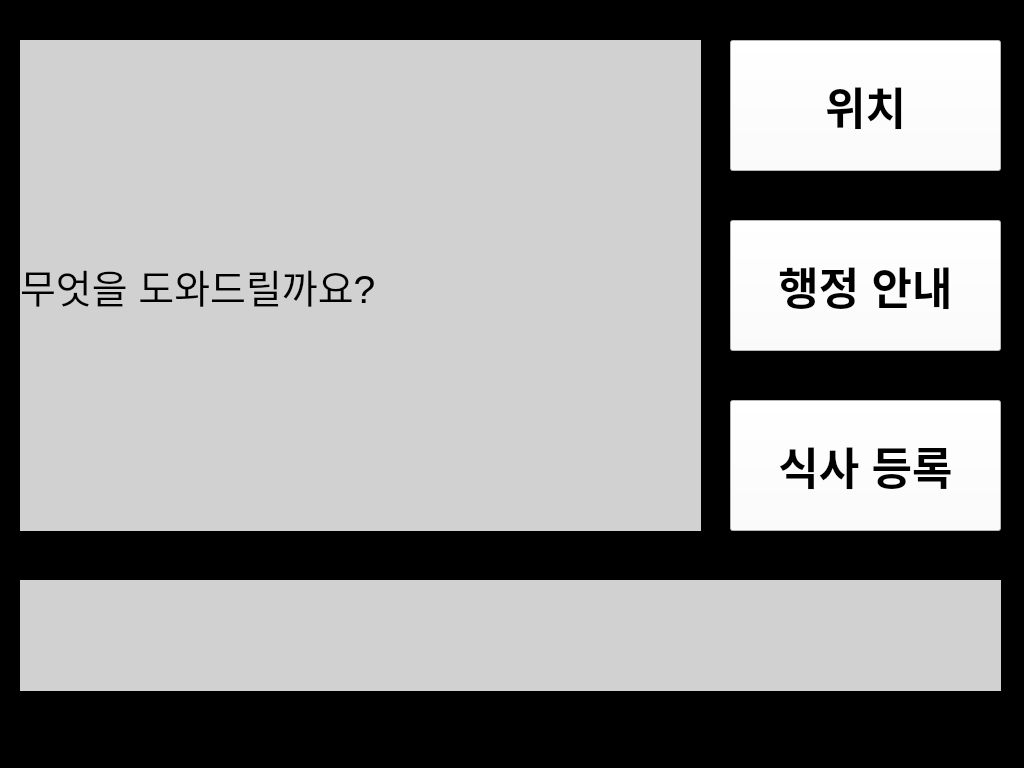
<?xml version="1.0" encoding="UTF-8"?>
<ui version="4.0">
 <class>MainWindow</class>
 <widget class="QMainWindow" name="MainWindow">
  <property name="geometry">
   <rect>
    <x>0</x>
    <y>0</y>
    <width>1024</width>
    <height>768</height>
   </rect>
  </property>
  <property name="font">
   <font>
    <pointsize>18</pointsize>
   </font>
  </property>
  <property name="windowTitle">
   <string>MainWindow</string>
  </property>
  <property name="styleSheet">
   <string notr="true">background-color: rgb(0, 0, 0);</string>
  </property>
  <widget class="QWidget" name="centralwidget">
   <widget class="QLabel" name="lblSpeechRec">
    <property name="geometry">
     <rect>
      <x>20</x>
      <y>40</y>
      <width>681</width>
      <height>491</height>
     </rect>
    </property>
    <property name="font">
     <font>
      <pointsize>29</pointsize>
     </font>
    </property>
    <property name="styleSheet">
     <string notr="true">background-color: rgb(209, 209, 209);</string>
    </property>
    <property name="frameShape">
     <enum>QFrame::NoFrame</enum>
    </property>
    <property name="frameShadow">
     <enum>QFrame::Plain</enum>
    </property>
    <property name="lineWidth">
     <number>3</number>
    </property>
    <property name="midLineWidth">
     <number>1</number>
    </property>
    <property name="text">
     <string>무엇을 도와드릴까요?</string>
    </property>
   </widget>
   <widget class="QLabel" name="lblResult">
    <property name="geometry">
     <rect>
      <x>20</x>
      <y>580</y>
      <width>981</width>
      <height>111</height>
     </rect>
    </property>
    <property name="font">
     <font>
      <pointsize>25</pointsize>
     </font>
    </property>
    <property name="styleSheet">
     <string notr="true">background-color: rgb(209, 209, 209);</string>
    </property>
    <property name="frameShape">
     <enum>QFrame::NoFrame</enum>
    </property>
    <property name="frameShadow">
     <enum>QFrame::Plain</enum>
    </property>
    <property name="lineWidth">
     <number>3</number>
    </property>
    <property name="midLineWidth">
     <number>1</number>
    </property>
    <property name="text">
     <string/>
    </property>
   </widget>
   <widget class="QPushButton" name="btnLocation">
    <property name="geometry">
     <rect>
      <x>730</x>
      <y>40</y>
      <width>271</width>
      <height>131</height>
     </rect>
    </property>
    <property name="font">
     <font>
      <pointsize>33</pointsize>
      <weight>75</weight>
      <italic>false</italic>
      <bold>true</bold>
      <underline>false</underline>
      <strikeout>false</strikeout>
     </font>
    </property>
    <property name="cursor">
     <cursorShape>PointingHandCursor</cursorShape>
    </property>
    <property name="autoFillBackground">
     <bool>false</bool>
    </property>
    <property name="styleSheet">
     <string notr="true">background-color: rgb(255, 255, 255);</string>
    </property>
    <property name="text">
     <string>위치</string>
    </property>
   </widget>
   <widget class="QPushButton" name="btnMeal">
    <property name="geometry">
     <rect>
      <x>730</x>
      <y>400</y>
      <width>271</width>
      <height>131</height>
     </rect>
    </property>
    <property name="font">
     <font>
      <pointsize>33</pointsize>
      <weight>75</weight>
      <italic>false</italic>
      <bold>true</bold>
      <underline>false</underline>
      <strikeout>false</strikeout>
     </font>
    </property>
    <property name="cursor">
     <cursorShape>PointingHandCursor</cursorShape>
    </property>
    <property name="autoFillBackground">
     <bool>false</bool>
    </property>
    <property name="styleSheet">
     <string notr="true">background-color: rgb(255, 255, 255);</string>
    </property>
    <property name="text">
     <string>식사 등록</string>
    </property>
   </widget>
   <widget class="QPushButton" name="btnService">
    <property name="geometry">
     <rect>
      <x>730</x>
      <y>220</y>
      <width>271</width>
      <height>131</height>
     </rect>
    </property>
    <property name="font">
     <font>
      <pointsize>33</pointsize>
      <weight>75</weight>
      <italic>false</italic>
      <bold>true</bold>
      <underline>false</underline>
      <strikeout>false</strikeout>
     </font>
    </property>
    <property name="cursor">
     <cursorShape>PointingHandCursor</cursorShape>
    </property>
    <property name="autoFillBackground">
     <bool>false</bool>
    </property>
    <property name="styleSheet">
     <string notr="true">background-color: rgb(255, 255, 255);</string>
    </property>
    <property name="text">
     <string>행정 안내</string>
    </property>
   </widget>
  </widget>
  <widget class="QMenuBar" name="menubar">
   <property name="geometry">
    <rect>
     <x>0</x>
     <y>0</y>
     <width>1024</width>
     <height>22</height>
    </rect>
   </property>
  </widget>
  <widget class="QStatusBar" name="statusbar"/>
 </widget>
 <resources/>
 <connections/>
</ui>
